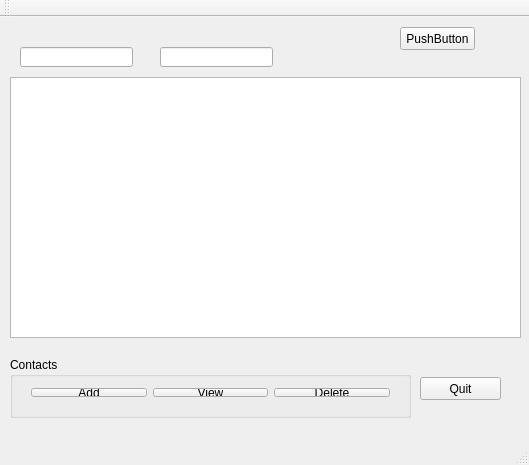
<?xml version="1.0" encoding="UTF-8"?>
<ui version="4.0">
 <class>MainWindow</class>
 <widget class="QMainWindow" name="MainWindow">
  <property name="geometry">
   <rect>
    <x>0</x>
    <y>0</y>
    <width>529</width>
    <height>465</height>
   </rect>
  </property>
  <property name="windowTitle">
   <string>MainWindow</string>
  </property>
  <widget class="QWidget" name="centralWidget">
   <widget class="QTableView" name="tableView">
    <property name="geometry">
     <rect>
      <x>10</x>
      <y>60</y>
      <width>511</width>
      <height>261</height>
     </rect>
    </property>
    <property name="sizePolicy">
     <sizepolicy hsizetype="Maximum" vsizetype="Expanding">
      <horstretch>0</horstretch>
      <verstretch>0</verstretch>
     </sizepolicy>
    </property>
    <property name="sizeAdjustPolicy">
     <enum>QAbstractScrollArea::AdjustToContents</enum>
    </property>
    <property name="showDropIndicator" stdset="0">
     <bool>false</bool>
    </property>
   </widget>
   <widget class="QPushButton" name="QuitButton">
    <property name="geometry">
     <rect>
      <x>420</x>
      <y>360</y>
      <width>81</width>
      <height>23</height>
     </rect>
    </property>
    <property name="text">
     <string>Quit</string>
    </property>
   </widget>
   <widget class="QLineEdit" name="lineEdit">
    <property name="geometry">
     <rect>
      <x>20</x>
      <y>30</y>
      <width>113</width>
      <height>20</height>
     </rect>
    </property>
   </widget>
   <widget class="QLineEdit" name="lineEdit_2">
    <property name="geometry">
     <rect>
      <x>160</x>
      <y>30</y>
      <width>113</width>
      <height>20</height>
     </rect>
    </property>
   </widget>
   <widget class="QGroupBox" name="ContactsGroupBox">
    <property name="geometry">
     <rect>
      <x>10</x>
      <y>340</y>
      <width>401</width>
      <height>61</height>
     </rect>
    </property>
    <property name="title">
     <string>Contacts</string>
    </property>
    <widget class="QWidget" name="horizontalLayoutWidget">
     <property name="geometry">
      <rect>
       <x>10</x>
       <y>20</y>
       <width>381</width>
       <height>31</height>
      </rect>
     </property>
     <layout class="QHBoxLayout" name="horizontalLayout">
      <item>
       <widget class="QPushButton" name="AddButton">
        <property name="text">
         <string>Add</string>
        </property>
       </widget>
      </item>
      <item>
       <widget class="QPushButton" name="ViewButton">
        <property name="text">
         <string>View</string>
        </property>
       </widget>
      </item>
      <item>
       <widget class="QPushButton" name="DeleteButton">
        <property name="text">
         <string>Delete</string>
        </property>
       </widget>
      </item>
     </layout>
    </widget>
   </widget>
   <widget class="QPushButton" name="pushButton">
    <property name="geometry">
     <rect>
      <x>400</x>
      <y>10</y>
      <width>75</width>
      <height>23</height>
     </rect>
    </property>
    <property name="text">
     <string>PushButton</string>
    </property>
   </widget>
  </widget>
  <widget class="QMenuBar" name="menuBar">
   <property name="geometry">
    <rect>
     <x>0</x>
     <y>0</y>
     <width>529</width>
     <height>21</height>
    </rect>
   </property>
  </widget>
  <widget class="QStatusBar" name="statusBar"/>
  <widget class="QToolBar" name="toolBar">
   <property name="windowTitle">
    <string>toolBar</string>
   </property>
   <attribute name="toolBarArea">
    <enum>TopToolBarArea</enum>
   </attribute>
   <attribute name="toolBarBreak">
    <bool>false</bool>
   </attribute>
  </widget>
 </widget>
 <layoutdefault spacing="6" margin="11"/>
 <tabstops>
  <tabstop>lineEdit</tabstop>
  <tabstop>lineEdit_2</tabstop>
  <tabstop>tableView</tabstop>
  <tabstop>AddButton</tabstop>
  <tabstop>ViewButton</tabstop>
  <tabstop>DeleteButton</tabstop>
  <tabstop>QuitButton</tabstop>
 </tabstops>
 <resources/>
 <connections/>
</ui>
